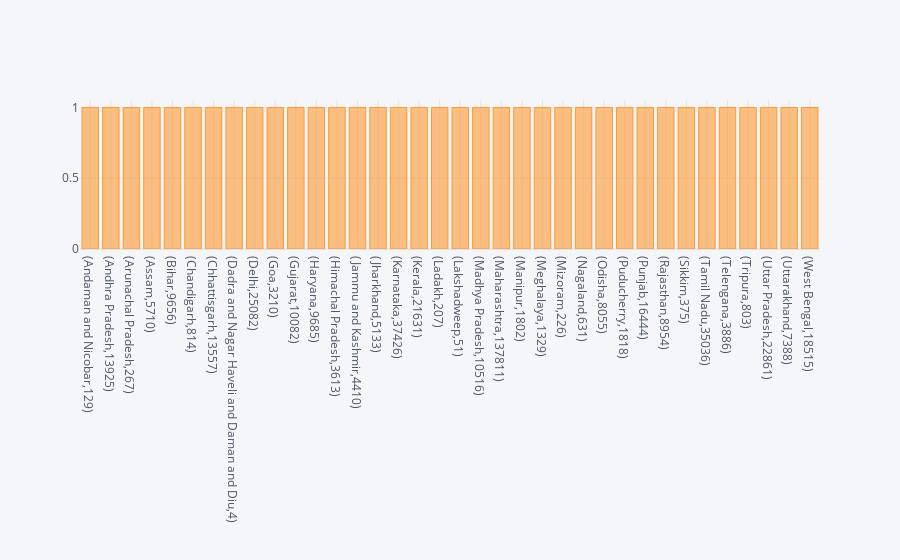

The notebook cell this image was saved under:
### Code cell
fig= plt.figure(figsize=(13,2))
df.groupby('State/UTs')['Deaths'].value_counts().iplot(kind='bar')

### Figure 1 — Plotly figure (JSON) as saved in the notebook; plotly's stock layout.template omitted (floating-point values rounded to 4 significant figures)
{"data": [{"marker": {"color": "rgba(255, 153, 51, 0.6)", "line": {"color": "rgba(255, 153, 51, 1.0)", "width": 1}}, "name": "Deaths", "orientation": "v", "text": "", "type": "bar", "x": ["(Andaman and Nicobar,129)", "(Andhra Pradesh,13925)", "(Arunachal Pradesh,267)", "(Assam,5710)", "(Bihar,9656)", "(Chandigarh,814)", "(Chhattisgarh,13557)", "(Dadra and Nagar Haveli and Daman and Diu,4)", "(Delhi,25082)", "(Goa,3210)", "(Gujarat,10082)", "(Haryana,9685)", "(Himachal Pradesh,3613)", "(Jammu and Kashmir,4410)", "(Jharkhand,5133)", "(Karnataka,37426)", "(Kerala,21631)", "(Ladakh,207)", "(Lakshadweep,51)", "(Madhya Pradesh,10516)", "(Maharashtra,137811)", "(Manipur,1802)", "(Meghalaya,1329)", "(Mizoram,226)", "(Nagaland,631)", "(Odisha,8055)", "(Puducherry,1818)", "(Punjab,16444)", "(Rajasthan,8954)", "(Sikkim,375)", "(Tamil Nadu,35036)", "(Telengana,3886)", "(Tripura,803)", "(Uttar Pradesh,22861)", "(Uttarakhand,7388)", "(West Bengal,18515)"], "y": [1, 1, 1, 1, 1, 1, 1, 1, 1, 1, 1, 1, 1, 1, 1, 1, 1, 1, 1, 1, 1, 1, 1, 1, 1, 1, 1, 1, 1, 1, 1, 1, 1, 1, 1, 1]}], "layout": {"legend": {"bgcolor": "#F5F6F9", "font": {"color": "#4D5663"}}, "paper_bgcolor": "#F5F6F9", "plot_bgcolor": "#F5F6F9", "title": {"font": {"color": "#4D5663"}}, "xaxis": {"gridcolor": "#E1E5ED", "showgrid": true, "tickfont": {"color": "#4D5663"}, "title": {"font": {"color": "#4D5663"}, "text": ""}, "zerolinecolor": "#E1E5ED"}, "yaxis": {"gridcolor": "#E1E5ED", "showgrid": true, "tickfont": {"color": "#4D5663"}, "title": {"font": {"color": "#4D5663"}, "text": ""}, "zerolinecolor": "#E1E5ED"}}}
